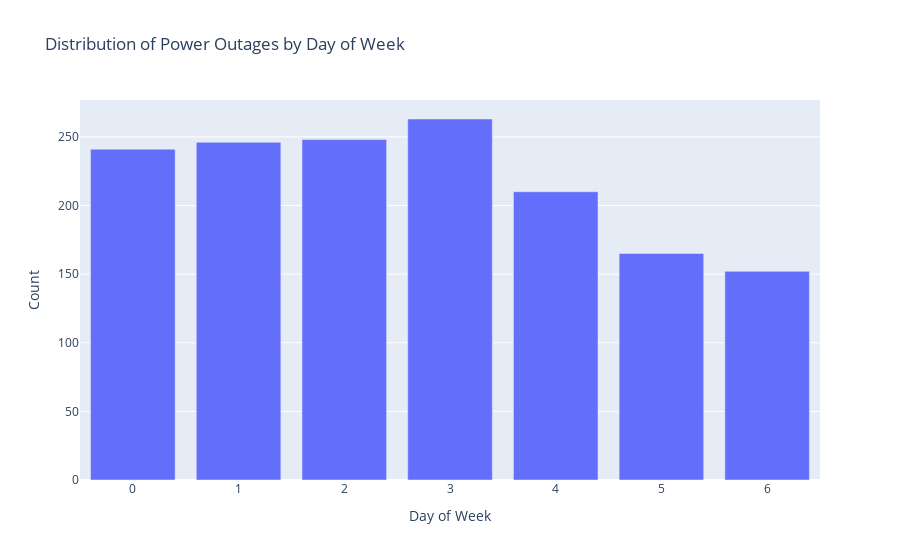

The code cell stored with this chart in its notebook:
### Code cell
# Calculate the count of power outages for each day of the week
day_of_week_counts = outages["DAY.OF.WEEK"].value_counts()

# Create a bar chart of the day of the week
fig_day_of_week = px.bar(
    x=day_of_week_counts.index,
    y=day_of_week_counts.values,
    title="Distribution of Power Outages by Day of Week",
)
fig_day_of_week.update_xaxes(title="Day of Week")
fig_day_of_week.update_yaxes(title="Count")

fig_day_of_week.show()

### Figure 1 — Plotly figure (JSON) as saved in the notebook; plotly's stock layout.template omitted (floating-point values rounded to 4 significant figures)
{"data": [{"alignmentgroup": "True", "hovertemplate": "x=%{x}<br>y=%{y}<extra></extra>", "legendgroup": "", "marker": {"color": "#636efa", "pattern": {"shape": ""}}, "name": "", "offsetgroup": "", "orientation": "v", "showlegend": false, "textposition": "auto", "type": "bar", "x": [3, 2, 1, 0, 4, 5, 6], "xaxis": "x", "y": [263, 248, 246, 241, 210, 165, 152], "yaxis": "y"}], "layout": {"barmode": "relative", "legend": {"tracegroupgap": 0}, "title": {"text": "Distribution of Power Outages by Day of Week"}, "xaxis": {"anchor": "y", "domain": [0, 1], "title": {"text": "Day of Week"}}, "yaxis": {"anchor": "x", "domain": [0, 1], "title": {"text": "Count"}}}}
